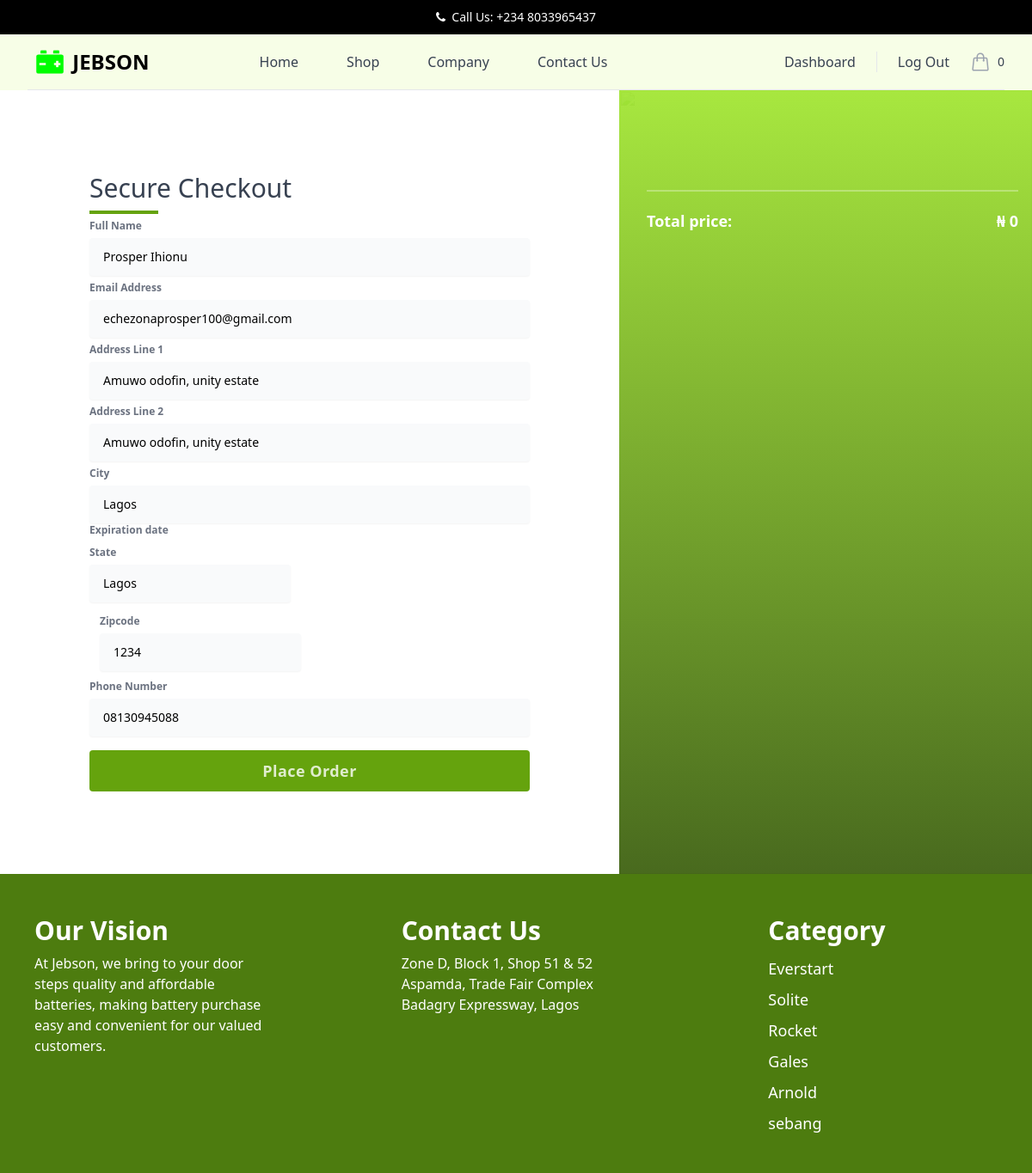
/payment/checkout/ (signed in), run on the app's committed database.
### payment/models.py (models this page shows, shortened)
class ShippingAddress(models.Model):
    full_name = models.CharField(max_length=300)
    email = models.EmailField(max_length=255)
    address1 = models.CharField(max_length=300)
    address2 = models.CharField(max_length=300)
    city =  models.CharField(max_length=255)
    state = models.CharField(max_length=255, null=True, blank=True)
    zipcode = models.CharField(max_length=255, null=True, blank=True)
    phone_no = models.CharField(max_length=255, null=True, blank=True)
    user = models.ForeignKey(User, on_delete=models.CASCADE, null=True, blank=True)
    class Meta:
        verbose_name_plural = 'Shipping Address'

### payment/views.py (the view)
# urls.py: path('checkout/', views.checkout, name='checkout'),
def checkout(request):
    cart = Cart(request)
    if request.user.is_authenticated:
        try:
            shipping_address = ShippingAddress.objects.get(user=request.user.id)
            context = {'shipping': shipping_address, 'cart':cart}
            return render(request, 'payment/checkout.html', context=context)
        except:
            return render(request, 'payment/checkout.html', {'cart':cart})
    else:
        return render(request, 'payment/checkout.html', {'cart':cart})

### cart/cart.py (called while the page is built)
    def __len__(self):
        return sum(item['qty'] for item in self.cart.values())

    def get_total(self):
        return sum(Decimal(item['price']) * item['qty'] for item in self.cart.values())

### cart/context_processors.py (called while the page is built)
def cart(request):
    return {'cart': Cart(request)}

### payment/templates/payment/checkout.html (shortened to what this page needs)
{% extends "store/base.html" %} {% load static %} {% block content %}
<div class="relative mx-auto w-full bg-white">
  <div class="grid min-h-screen grid-cols-10">
    <div class="col-span-full py-6 px-4 sm:py-12 lg:col-span-6 lg:py-24">
      <div class="mx-auto w-full max-w-lg">
        <h1 class="relative text-2xl font-medium text-gray-700 sm:text-3xl">
          Secure Checkout<span
            class="mt-2 block h-1 w-10 bg-lime-600 sm:w-20"
          ></span>
        </h1>
        <form id="form">
          <div>
            <label for="name" class="text-xs font-semibold text-gray-500"
              >Full Name</label
            ><input
              type="text"
              id="name"
              name="text"
              placeholder="first name"
              value="{{shipping.full_name}}"
              class="mt-1 block w-full rounded border-gray-300 bg-gray-50 py-3 px-4 text-sm placeholder-gray-300 shadow-sm outline-none transition focus:ring-2 focus:ring-teal-500"
              required
            />
          </div>
          <div>
            <label for="name" class="text-xs font-semibold text-gray-500"
              >Email Address</label
            ><input
              type="text"
              id="email"
              name="text"
              placeholder="Address 1"
              value="{{shipping.email}}"
              class="mt-1 block w-full rounded border-gray-300 bg-gray-50 py-3 px-4 text-sm placeholder-gray-300 shadow-sm outline-none transition focus:ring-2 focus:ring-teal-500"
              required
            />
          </div>
          <div>
            <label for="name" class="text-xs font-semibold text-gray-500"
              >Address Line 1</label
            ><input
              type="text"
              id="address1"
              name="text"
              placeholder="Address 1"
              value="{{shipping.address1}}"
              class="mt-1 block w-full rounded border-gray-300 bg-gray-50 py-3 px-4 text-sm placeholder-gray-300 shadow-sm outline-none transition focus:ring-2 focus:ring-teal-500"
              required
            />
          </div>
          <div>
            <label for="name" class="text-xs font-semibold text-gray-500"
              >Address Line 2</label
            ><input
              type="text"
              id="address2"
              name="text"
              placeholder="Address 1"
              value="{{shipping.address2}}"
              class="mt-1 block w-full rounded border-gray-300 bg-gray-50 py-3 px-4 text-sm placeholder-gray-300 shadow-sm outline-none transition focus:ring-2 focus:ring-teal-500"
              required
            />
          </div>
          <div>
            <label for="name" class="text-xs font-semibold text-gray-500"
              >City</label
            ><input
              type="text"
              id="city"
              name="text"
              placeholder="city"
              value="{{shipping.city}}"
              class="mt-1 block w-full rounded border-gray-300 bg-gray-50 py-3 px-4 text-sm placeholder-gray-300 shadow-sm outline-none transition focus:ring-2 focus:ring-teal-500"
              required
            />
          </div>
          <div>
            <p class="text-xs font-semibold text-gray-500">Expiration date</p>
            <div class="mr-6 flex flex-wrap">
              <div class="my-1">
                <div>
                  <label for="name" class="text-xs font-semibold text-gray-500"
                    >State</label
                  ><input
                    type="text"
                    id="state"
                    name="text"
                    placeholder="city"
                    value="{{shipping.state}}"
                    class="mt-1 block w-full rounded border-gray-300 bg-gray-50 py-3 px-4 text-sm placeholder-gray-300 shadow-sm outline-none transition focus:ring-2 focus:ring-teal-500"
                  />
                </div>
              </div>
              <div class="my-1 ml-3 mr-6">
                <div>
                  <label for="name" class="text-xs font-semibold text-gray-500"
                    >Zipcode</label
                  ><input
                    type="text"
                    id="zipcode"
                    name="text"
                    placeholder="Zipcode"
                    value="{{shipping.zipcode}}"
                    class="mt-1 block w-full rounded border-gray-300 bg-gray-50 py-3 px-4 text-sm placeholder-gray-300 shadow-sm outline-none transition focus:ring-2 focus:ring-teal-500"
                  />
                </div>
              </div>
            </div>
          </div>
          <div>
            <label for="name" class="text-xs font-semibold text-gray-500"
              >Phone Number</label
            ><input
              type="text"
              id="phone_no"
              name="text"
              placeholder="Phone Number"
              value="{{shipping.phone_no}}"
              class="mt-1 block w-full rounded border-gray-300 bg-gray-50 py-3 px-4 text-sm placeholder-gray-300 shadow-sm outline-none transition focus:ring-2 focus:ring-teal-500"
              required
            />
          </div>
          <button
            type="submit"
            class="mt-4 inline-flex w-full items-center justify-center rounded bg-lime-600 py-2.5 px-4 text-base font-semibold tracking-wide text-white text-opacity-80 outline-none ring-offset-2 transition hover:text-opacity-100 focus:ring-2 focus:ring-lime-500 sm:text-lg"
          >
            Place Order
          </button>
        </form>
      </div>
    </div>
    <div
      class="relative col-span-full flex flex-col py-6 pl-8 pr-4 sm:py-12 lg:col-span-4 lg:py-24"
    >
      <div>
        <img
          src="https://images.unsplash.com/photo-1581318694548-0fb6e47fe59b?ixlib=rb-1.2.1&ixid=MnwxMjA3fDB8MHxwaG90by1wYWdlfHx8fGVufDB8fHx8&auto=format&fit=crop&w=880&q=80"
          alt=""
          class="absolute inset-0 h-full w-full object-cover"
        />
        <div
          class="absolute inset-0 h-full w-full bg-gradient-to-t from-lime-800 to-lime-400 opacity-95"
        ></div>
      </div>
      <div class="relative">
        <div class="my-5 h-0.5 w-full bg-white bg-opacity-30"></div>
        <div class="space-y-2">
          <p class="flex justify-between text-lg font-bold text-white">
          <span>Total price:</span><span>₦ {{cart.get_total}}</span>
          </p>
        </div>
      </div>
    </div>
  </div>
</div>
{% endblock %}

### data on the page
ShippingAddress: text "Prosper Ihionu", text "echezonaprosper100@gmail.com", text "Amuwo odofin, unity estate", text "Lagos", text "1234", text "08130945088"

### other printed values
{{ cart.get_total }} "0"
